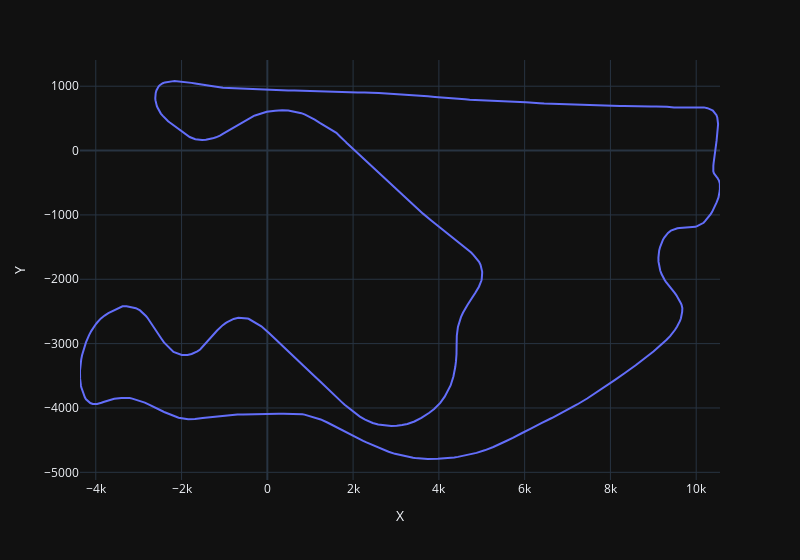

Source (notebook cell):
### Code cell
px.line(tel, x="X", y="Y",  width = 800)

### Figure 1 — Plotly figure (JSON) as saved in the notebook; plotly's stock layout.template omitted (floating-point values rounded to 4 significant figures; data arrays with more than 128 entries replaced by an {"elided": "..."} marker saying what was removed)
{"data": [{"hovertemplate": "X=%{x}<br>Y=%{y}<extra></extra>", "legendgroup": "", "line": {"color": "#636efa", "dash": "solid"}, "marker": {"symbol": "circle"}, "mode": "lines", "name": "", "orientation": "v", "showlegend": false, "type": "scatter", "x": {"elided": "697 int values"}, "xaxis": "x", "y": {"elided": "697 int values"}, "yaxis": "y"}], "layout": {"legend": {"tracegroupgap": 0}, "margin": {"t": 60}, "width": 800, "xaxis": {"anchor": "y", "domain": [0, 1], "title": {"text": "X"}}, "yaxis": {"anchor": "x", "domain": [0, 1], "title": {"text": "Y"}}}}
